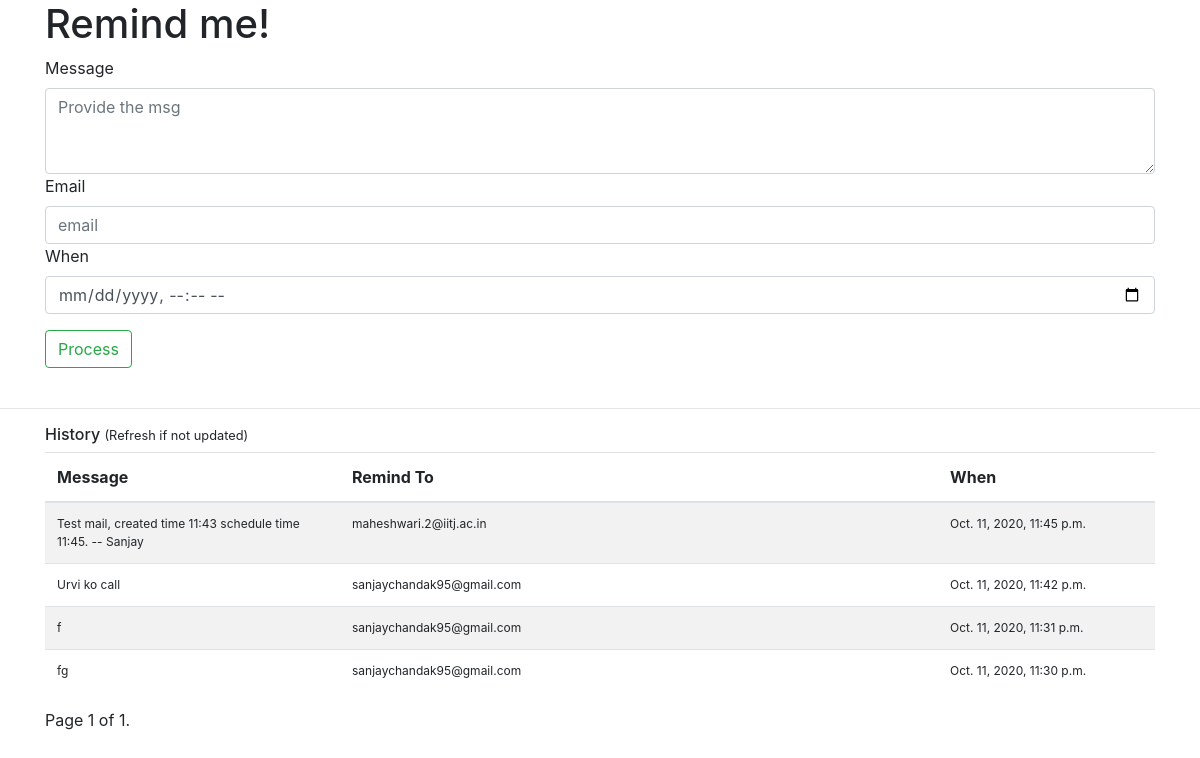
/createEvent/, run on an earlier commit of the app's database.
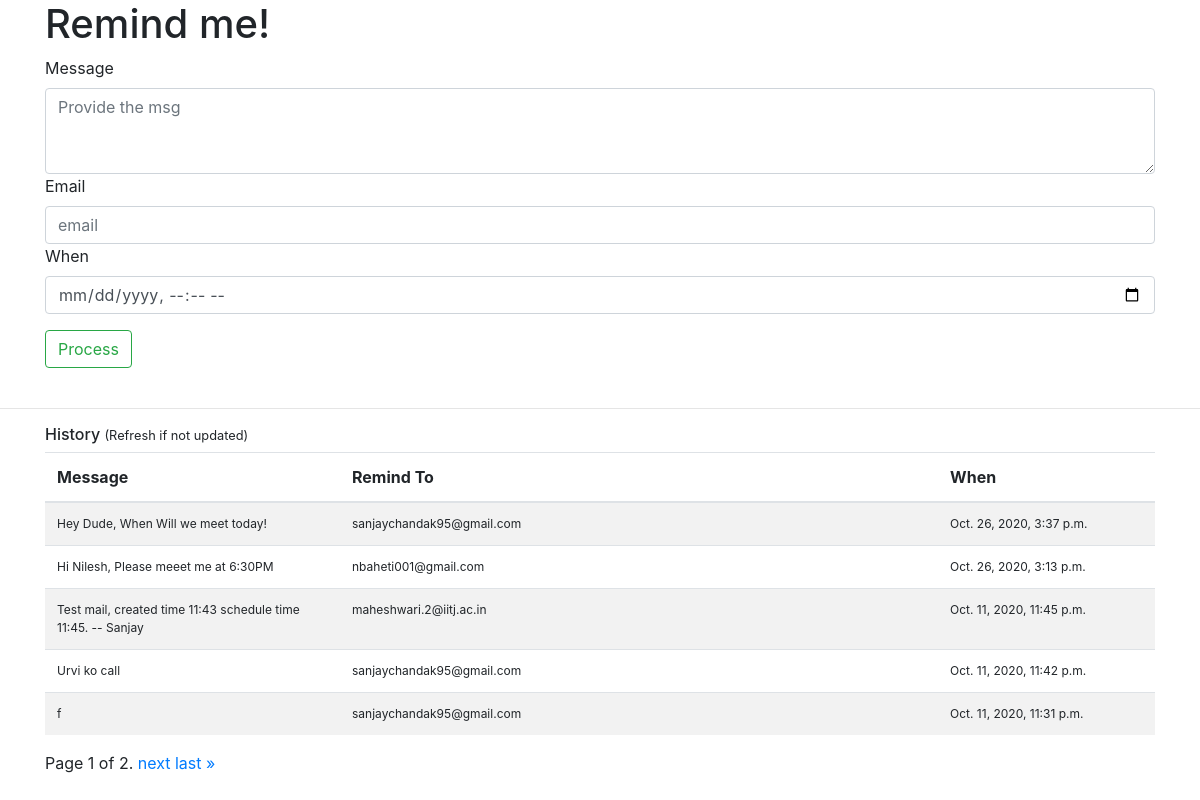
And on a later commit of the database.
### EventReminder/models.py (models this page shows)
class EventReminder(models.Model):
    userId          =     models.ForeignKey(User, on_delete = models.CASCADE)
    recipientMail   =     models.EmailField(max_length=254,blank=False)
    createdDate     =     models.DateTimeField(blank=False)
    messageDetail   =     models.CharField(max_length = 100,blank=False)
    triggerDateTime =     models.DateTimeField(blank=False)
    EventProgress   =     models.CharField(max_length = 1,blank=False) # P in progress, U untouched , F finish , E error
    class Meta:
        ordering = ["-triggerDateTime"]

### EventReminder/views.py (the view, shortened to what this page needs)
# urls.py: path('createEvent/',createEventReminder)
def createEventReminder(request):
    userId = User.objects.get(userName = 'Sanjay')
    context = {'msg' : ""}
    items = EventReminder.objects.filter(userId = userId, EventProgress = 'F').all()
    paginator = Paginator(items,PAGESIZE)
    page_number = request.GET.get('page')
    page_obj = paginator.get_page(page_number)
    context['page_obj'] = page_obj
    return render(request, "createEventReminder.html",context)

### template/createEventReminder.html (shortened to what this page needs)
<!doctype html>
<html lang="en">
  <head>
    <link rel="stylesheet" href="https://cdn.jsdelivr.net/npm/bootstrap@4.5.3/dist/css/bootstrap.min.css">
  </head>
  <body>
    <div class = "container">
        <h1>Remind me!</h1>
         <form method = 'POST' action = '.'>
            <div class="form-group">
                <label for="mBody">Message</label>
                <textarea class="form-control" id="mBody" name="messageDetail" rows="3" placeholder="Provide the msg" required ></textarea>
                <label for="email" > Email</label>
                <input class = "form-control" type = "email" name="recipientMail" id = "email" placeholder="email" required>
                <label for="triggerDateTime"> When </label>
                <input class = "form-control" type= "datetime-local" id="triggerDateTime" name = "triggerDateTime">
            </div>
            <input type="submit" class="btn btn-outline-success" value="Process">
        </form>
    </div>
    <br/>
    <hr>
    <div class="container">
        <h6>History <small>(Refresh if not updated)</small></h6>
        <table class="table table-striped">
            <thead>
                <tr>
                    <th>Message</th>
                    <th>Remind To</th>
                    <th>When</th>
                </tr>
            </thead>
            <tbody>
                {% for item in page_obj %}
                    <tr>
                        <td>{{item.messageDetail}}</td>
                        <td>{{item.recipientMail}}</td>
                        <td>{{item.triggerDateTime}}</td>
                    </tr>
                {% endfor %}
            </tbody>
        </table>
        <div class="pagination">
            <span class="step-links">
                <span class="current">
                    Page {{ page_obj.number }} of {{ page_obj.paginator.num_pages }}.
                </span>
                {% if page_obj.has_next %}
                    <a href="?page={{ page_obj.next_page_number }}">next</a>
                    <a href="?page={{ page_obj.paginator.num_pages }}">last &raquo;</a>
                {% endif %}
            </span>
        </div>
    </div>
  </body>
</html>

### template/createEventReminder.html (style rules this page uses)
td { font-size : 12px; width : 50px; }

What changed in the data, as far as the page shows it:
no longer on this page (row unchanged): EventReminder: messageDetail "fg", recipientMail "sanjaychandak95@gmail.com", triggerDateTime "Oct. 11, 2020, 11:30 p.m."
added EventReminder: messageDetail "Hey Dude, When Will we meet today!", recipientMail "sanjaychandak95@gmail.com", triggerDateTime "Oct. 26, 2020, 3:37 p.m."
added EventReminder: messageDetail "Hi Nilesh, Please meeet me at 6:30PM", recipientMail "nbaheti001@gmail.com", triggerDateTime "Oct. 26, 2020, 3:13 p.m."
Also different on the page:
{{ page_obj.paginator.num_pages }}: "1" → "2"
text now shown: "next last »"
